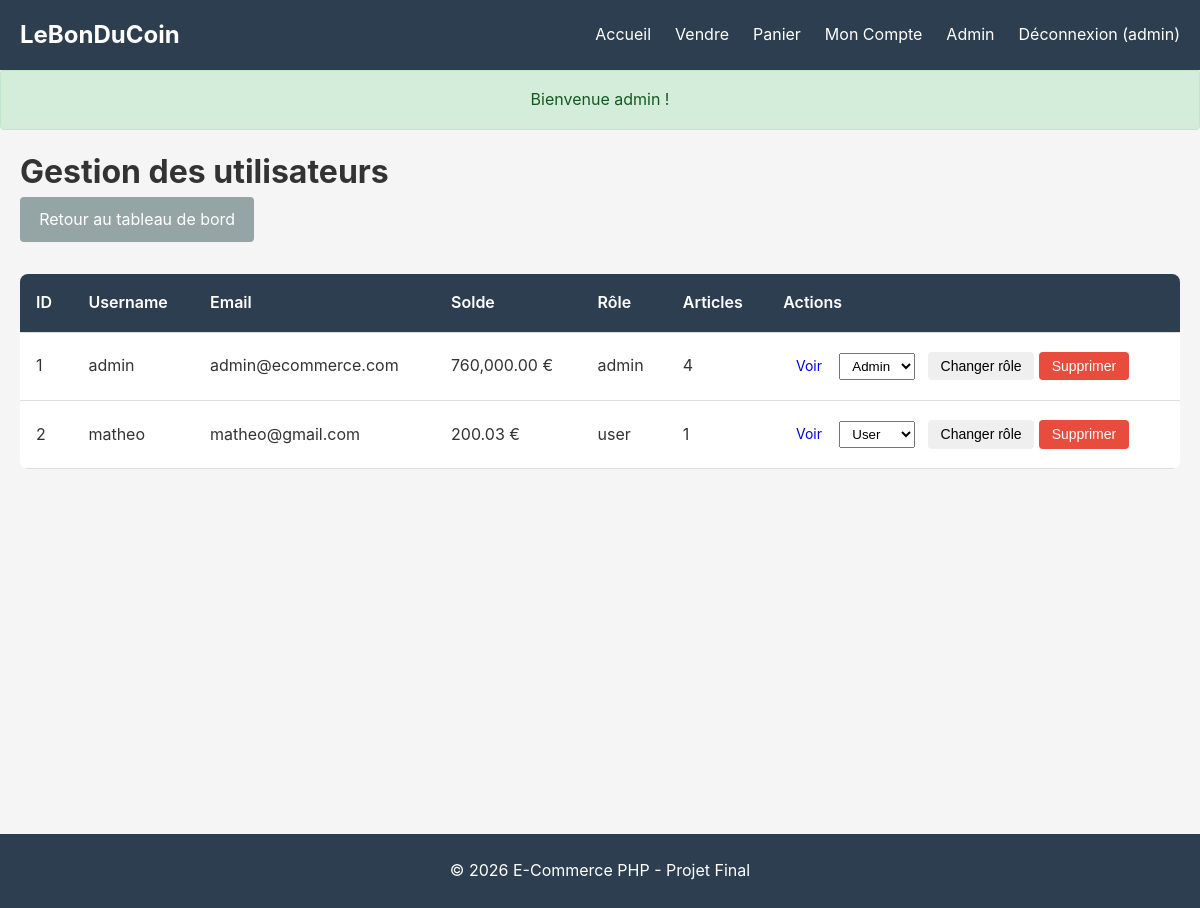
The page /admin/users.php (signed in) on the database its author committed.
### tables this page shows
CREATE TABLE `users` (
  `id` int(11) NOT NULL,
  `username` varchar(50) NOT NULL,
  `email` varchar(100) NOT NULL,
  `password` varchar(255) NOT NULL,
  `balance` decimal(10,2) DEFAULT 0.00,
  `profile_picture` varchar(255) DEFAULT 'default.jpg',
  `role` enum('user','admin') DEFAULT 'user',
  `created_at` timestamp NOT NULL DEFAULT current_timestamp()
);

### session.php (called while the page is built, shortened)
<?php
function get_current_user_id() {
    return $_SESSION['user_id'] ?? null;
}
?>

### admin/users.php (the view, shortened to what this page needs)
<?php
require_once '../config.php';
require_once '../session.php';
$query = "SELECT u.*,
          (SELECT COUNT(*) FROM articles WHERE author_id = u.id) as articles_count
          FROM users u
          ORDER BY u.id ASC";
$result = $mysqli->query($query);
include '../header.php';
?>
<div class="admin-page">
    <h1>Gestion des utilisateurs</h1>
    <a href="/php_exam/admin/index.php" class="btn btn-secondary">Retour au tableau de bord</a>
    <?php if ($result->num_rows > 0): ?>
        <table class="admin-table">
            <thead>
                <tr>
                    <th>ID</th>
                    <th>Username</th>
                    <th>Email</th>
                    <th>Solde</th>
                    <th>Rôle</th>
                    <th>Articles</th>
                    <th>Actions</th>
                </tr>
            </thead>
            <tbody>
                <?php while ($user = $result->fetch_assoc()): ?>
                    <tr>
                        <td><?php echo $user['id']; ?></td>
                        <td><?php echo htmlspecialchars($user['username']); ?></td>
                        <td><?php echo htmlspecialchars($user['email']); ?></td>
                        <td><?php echo number_format($user['balance'], 2); ?> €</td>
                        <td><?php echo $user['role']; ?></td>
                        <td><?php echo $user['articles_count']; ?></td>
                        <td>
                            <a href="/php_exam/account.php?user_id=<?php echo $user['id']; ?>" class="btn btn-sm">Voir</a>
                            <form method="POST" action="" style="display: inline;">
                                <select name="role" class="small-select">
                                    <option value="user" <?php echo $user['role'] === 'user' ? 'selected' : ''; ?>>User</option>
                                    <option value="admin" <?php echo $user['role'] === 'admin' ? 'selected' : ''; ?>>Admin</option>
                                </select>
                                <button type="submit" name="change_role" class="btn btn-sm">Changer rôle</button>
                            </form>
                            <?php if ($user['id'] !== get_current_user_id()): ?>
                                <form method="POST" action="" style="display: inline;" onsubmit="return confirm('Êtes-vous sûr ?');">
                                    <button type="submit" name="delete_user" class="btn btn-sm btn-danger">Supprimer</button>
                                </form>
                            <?php endif; ?>
                        </td>
                    </tr>
                <?php endwhile; ?>
            </tbody>
        </table>
    <?php else: ?>
        <p>Aucun utilisateur à gérer.</p>
    <?php endif; ?>
</div>
<?php include '../footer.php'; ?>

### assets/css/style.css (style rules this page uses)
* { margin: 0; padding: 0; box-sizing: border-box; }
body { font-family: -apple-system, BlinkMacSystemFont, 'Segoe UI', Roboto, Oxygen, Ubuntu, Cantarell, sans-serif; line-height: 1.6; color: #333; background-color: #f5f5f5; }
.btn { display: inline-block; padding: 0.6rem 1.2rem; border: none; border-radius: 4px; cursor: pointer; text-decoration: none; transition: background-color 0.3s; font-size: 1rem; }
.btn-secondary { background-color: #95a5a6; color: white; }
.btn-danger { background-color: #e74c3c; color: white; }
.btn-sm { padding: 0.4rem 0.8rem; font-size: 0.875rem; }
.admin-table { width: 100%; background: white; border-collapse: collapse; margin-top: 2rem; border-radius: 8px; overflow: hidden; }
.admin-table th, .admin-table td { padding: 1rem; text-align: left; border-bottom: 1px solid #ddd; }
.admin-table th { background: #2c3e50; color: white; font-weight: 600; }
.small-select { padding: 0.25rem 0.5rem; margin-right: 0.5rem; }

### rows shown on the page
users: id "1", username "admin", email "admin@ecommerce.com", balance "760,000.00", role "admin", articles_count "4", role "Admin"
users: id "2", username "matheo", email "matheo@gmail.com", balance "200.03", role "user", articles_count "1", role "User"

### other values the page prints
get_current_username() "admin"
$flash['message'] "Bienvenue admin !"
